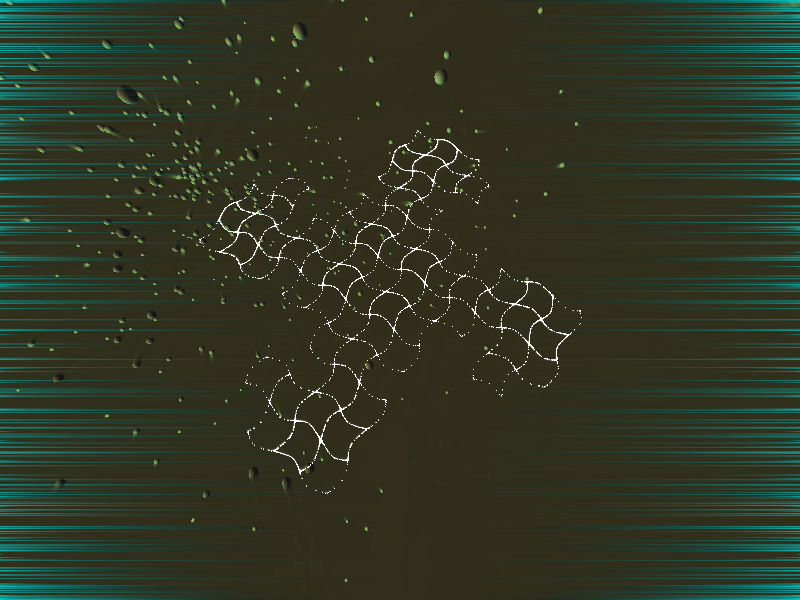
#> input picture 04096/other/organica/organica_large.png, 800 x 600 px; its folder holds only this picture in this run
$ python -i anim.py   (imports and definitions only)   (older library calls are emulated)
#> lines starting #> are read from the running program, lines starting #| are printed output that depends on the picture
import numpy as np
from matplotlib import pyplot as plt
from matplotlib import animation
from matplotlib.colors import LinearSegmentedColormap
import itertools, math, random

cdict={'red': ((0.0, 0.0, 0.15),(0.25, 0.15, 0.48),(0.50, 0.48, 0.139),(0.75, 0.139, 0.155),(1.00, 0.155, 0.155)), 'green': ((0.0, 0.0, 0.56),(0.25, 0.56, 0.98),(0.50, 0.98, 0.172),(0.75, 0.172, 0.188),(1.00, 0.188, 0.188)), 'blue':  ((0.0, 0.0, 0.15),(0.25, 0.15, 0.48),(0.50, 0.48, 0.15),(0.75, 0.15, 0.15),(1.00, 0.15, 0.15)),}
grid=[[0 for i in range(50)] for j in range(50)]
text="SVatG | SOGA | Euskal Encounter crew, scene people & friends"
text_vert="<3 matplotlib! This qualifies as 4k intro, right?"
needed_frames=(len(text)*3)+150
cube=[[(i,j,k),(i,k,j),(k,i,j)] for i in [-10, 10] for j in [-10, 10] for k in range(-10,11)]
cube=list(set(list(itertools.chain(*cube))))
cube=[(i[0], i[1], i[2]+10) for i in cube]

# [14 lines left out: function rotate_3dpoint, not called in this run]

def rotate(obj, angle, axis):
  for n,i in enumerate(obj): obj[n] = rotate_3dpoint(i, angle, axis)

# [13 lines left out: function rotcube, not called in this run]

meatt=1.4
meatgoo=0.95
# [12 lines left out: function meatballs, not called in this run]

# [1 line not run here, left out]
fig=plt.figure()
ax=plt.axes(xlim=(0, 50), ylim=(0,50))
line,=ax.plot([], [], lw=2)
# [2 lines not run here, left out]

def init():
  line.set_data([], [])
  return line,

def animate(i):
  global grid
  if i<150: grid=meatballs(i)
  else: grid=rotcube(i)
  Z=np.array(grid).astype(np.int)
  c=plt.pcolor(Z, cmap='gbmap')
  scstep=int(math.floor(i/3))
  plt.xticks(range(50), ["" for j in range(50-scstep)]+[j for j in text[0 if scstep-50<0 else scstep-50:scstep]])
  plt.yticks(range(1,50), (["" for j in range(50-scstep)]+[j for j in text_vert[0 if scstep-50<0 else scstep-50:scstep]])[::-1])
  return c

anim = animation.FuncAnimation(fig, animate, init_func=init, frames=350, interval=20, blit=True)
# [1 line not run here, left out]
#ffmpeg -i ./output/graphtro-v.mp4 -i graphtro-m.mp3 -c copy -map 0:0 -map 1:0 ./output/graphtro-final.mp4

>>> import cv2
>>> picture = cv2.imread('../organica/organica_large.png', cv2.IMREAD_GRAYSCALE)
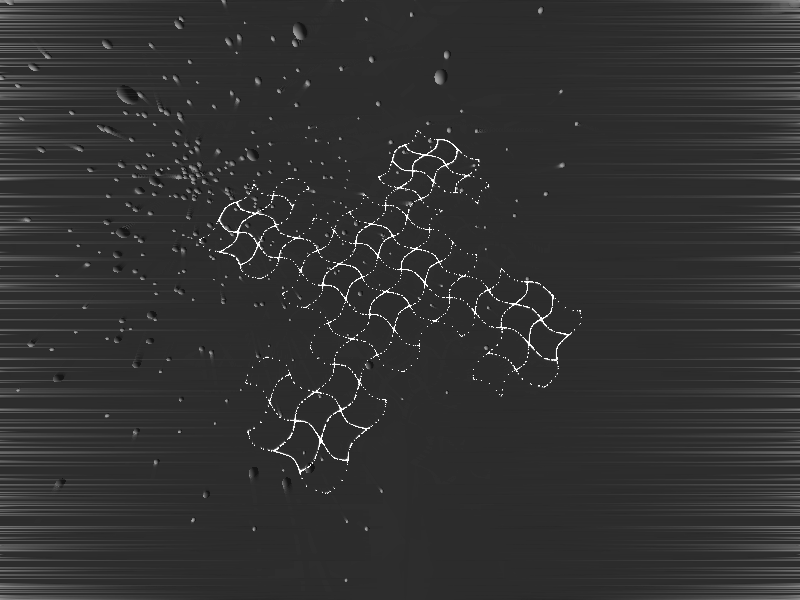
#> picture: shape (600, 800); min 21, max 255, mean 49.8
#> (the run stopped early here; a loop or call above may not have finished)

$ run again, on 04096/other/organica/organica_small.png
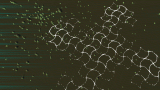
#> input picture 04096/other/organica/organica_small.png, 160 x 90 px
#> `picture = cv2.imread('../organica/organica_large.png', cv2.IMREAD_GRAY..`:
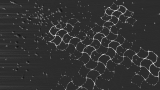
#> picture: shape (90, 160); min 23, max 226, mean 51.1
